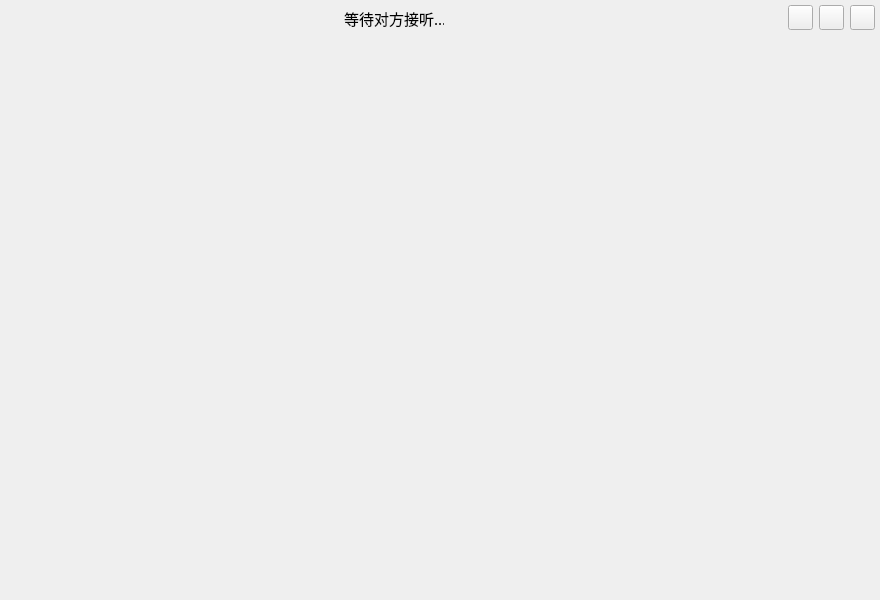
<?xml version="1.0" encoding="UTF-8"?>
<ui version="4.0">
 <class>VideoCallWindow</class>
 <widget class="QMainWindow" name="VideoCallWindow">
  <property name="geometry">
   <rect>
    <x>0</x>
    <y>0</y>
    <width>880</width>
    <height>600</height>
   </rect>
  </property>
  <property name="windowTitle">
   <string>MainWindow</string>
  </property>
  <widget class="QWidget" name="centralwidget">
   <property name="minimumSize">
    <size>
     <width>880</width>
     <height>600</height>
    </size>
   </property>
   <layout class="QVBoxLayout" name="verticalLayout">
    <property name="spacing">
     <number>0</number>
    </property>
    <property name="leftMargin">
     <number>0</number>
    </property>
    <property name="topMargin">
     <number>0</number>
    </property>
    <property name="rightMargin">
     <number>0</number>
    </property>
    <property name="bottomMargin">
     <number>0</number>
    </property>
    <item>
     <widget class="QWidget" name="title_wid" native="true">
      <property name="minimumSize">
       <size>
        <width>0</width>
        <height>36</height>
       </size>
      </property>
      <property name="maximumSize">
       <size>
        <width>16777215</width>
        <height>36</height>
       </size>
      </property>
      <layout class="QHBoxLayout" name="horizontalLayout">
       <property name="leftMargin">
        <number>5</number>
       </property>
       <property name="topMargin">
        <number>3</number>
       </property>
       <property name="rightMargin">
        <number>5</number>
       </property>
       <property name="bottomMargin">
        <number>3</number>
       </property>
       <item>
        <spacer name="horizontalSpacer">
         <property name="orientation">
          <enum>Qt::Orientation::Horizontal</enum>
         </property>
         <property name="sizeHint" stdset="0">
          <size>
           <width>40</width>
           <height>20</height>
          </size>
         </property>
        </spacer>
       </item>
       <item>
        <widget class="QLabel" name="title_label">
         <property name="minimumSize">
          <size>
           <width>100</width>
           <height>30</height>
          </size>
         </property>
         <property name="maximumSize">
          <size>
           <width>100</width>
           <height>30</height>
          </size>
         </property>
         <property name="font">
          <font>
           <family>Microsoft YaHei</family>
           <pointsize>11</pointsize>
          </font>
         </property>
         <property name="text">
          <string>等待对方接听...</string>
         </property>
        </widget>
       </item>
       <item>
        <spacer name="horizontalSpacer_2">
         <property name="orientation">
          <enum>Qt::Orientation::Horizontal</enum>
         </property>
         <property name="sizeHint" stdset="0">
          <size>
           <width>40</width>
           <height>20</height>
          </size>
         </property>
        </spacer>
       </item>
       <item>
        <widget class="QPushButton" name="minsize_btn">
         <property name="minimumSize">
          <size>
           <width>25</width>
           <height>25</height>
          </size>
         </property>
         <property name="maximumSize">
          <size>
           <width>25</width>
           <height>25</height>
          </size>
         </property>
         <property name="text">
          <string/>
         </property>
        </widget>
       </item>
       <item>
        <widget class="QPushButton" name="maxsize_btn">
         <property name="minimumSize">
          <size>
           <width>25</width>
           <height>25</height>
          </size>
         </property>
         <property name="maximumSize">
          <size>
           <width>25</width>
           <height>25</height>
          </size>
         </property>
         <property name="text">
          <string/>
         </property>
        </widget>
       </item>
       <item>
        <widget class="QPushButton" name="close_btn">
         <property name="minimumSize">
          <size>
           <width>25</width>
           <height>25</height>
          </size>
         </property>
         <property name="maximumSize">
          <size>
           <width>25</width>
           <height>25</height>
          </size>
         </property>
         <property name="text">
          <string/>
         </property>
        </widget>
       </item>
      </layout>
     </widget>
    </item>
    <item>
     <widget class="QWidget" name="video_wid" native="true">
      <layout class="QHBoxLayout" name="horizontalLayout_3">
       <item>
        <widget class="QWidget" name="video_self" native="true">
         <property name="minimumSize">
          <size>
           <width>430</width>
           <height>450</height>
          </size>
         </property>
        </widget>
       </item>
       <item>
        <widget class="QWidget" name="video_other" native="true">
         <property name="minimumSize">
          <size>
           <width>430</width>
           <height>450</height>
          </size>
         </property>
        </widget>
       </item>
      </layout>
     </widget>
    </item>
    <item>
     <widget class="QWidget" name="control_wid" native="true">
      <property name="minimumSize">
       <size>
        <width>0</width>
        <height>100</height>
       </size>
      </property>
      <property name="maximumSize">
       <size>
        <width>16777215</width>
        <height>100</height>
       </size>
      </property>
      <layout class="QHBoxLayout" name="horizontalLayout_2">
       <property name="leftMargin">
        <number>5</number>
       </property>
       <property name="topMargin">
        <number>20</number>
       </property>
       <property name="rightMargin">
        <number>5</number>
       </property>
       <property name="bottomMargin">
        <number>20</number>
       </property>
       <item>
        <spacer name="horizontalSpacer_3">
         <property name="orientation">
          <enum>Qt::Orientation::Horizontal</enum>
         </property>
         <property name="sizeHint" stdset="0">
          <size>
           <width>40</width>
           <height>20</height>
          </size>
         </property>
        </spacer>
       </item>
       <item>
        <widget class="ClickedLabel" name="voice_label">
         <property name="minimumSize">
          <size>
           <width>55</width>
           <height>55</height>
          </size>
         </property>
         <property name="maximumSize">
          <size>
           <width>55</width>
           <height>55</height>
          </size>
         </property>
         <property name="text">
          <string/>
         </property>
        </widget>
       </item>
       <item>
        <spacer name="horizontalSpacer_5">
         <property name="orientation">
          <enum>Qt::Orientation::Horizontal</enum>
         </property>
         <property name="sizeType">
          <enum>QSizePolicy::Policy::Fixed</enum>
         </property>
         <property name="sizeHint" stdset="0">
          <size>
           <width>60</width>
           <height>20</height>
          </size>
         </property>
        </spacer>
       </item>
       <item>
        <widget class="ClickedLabel" name="video_label">
         <property name="minimumSize">
          <size>
           <width>55</width>
           <height>55</height>
          </size>
         </property>
         <property name="maximumSize">
          <size>
           <width>55</width>
           <height>55</height>
          </size>
         </property>
         <property name="text">
          <string/>
         </property>
        </widget>
       </item>
       <item>
        <spacer name="horizontalSpacer_6">
         <property name="orientation">
          <enum>Qt::Orientation::Horizontal</enum>
         </property>
         <property name="sizeType">
          <enum>QSizePolicy::Policy::Fixed</enum>
         </property>
         <property name="sizeHint" stdset="0">
          <size>
           <width>60</width>
           <height>20</height>
          </size>
         </property>
        </spacer>
       </item>
       <item>
        <widget class="ClickedLabel" name="leave_label">
         <property name="minimumSize">
          <size>
           <width>55</width>
           <height>55</height>
          </size>
         </property>
         <property name="maximumSize">
          <size>
           <width>55</width>
           <height>55</height>
          </size>
         </property>
         <property name="text">
          <string/>
         </property>
        </widget>
       </item>
       <item>
        <spacer name="horizontalSpacer_4">
         <property name="orientation">
          <enum>Qt::Orientation::Horizontal</enum>
         </property>
         <property name="sizeHint" stdset="0">
          <size>
           <width>40</width>
           <height>20</height>
          </size>
         </property>
        </spacer>
       </item>
      </layout>
     </widget>
    </item>
   </layout>
  </widget>
 </widget>
 <customwidgets>
  <customwidget>
   <class>ClickedLabel</class>
   <extends>QLabel</extends>
   <header location="global">clickedlabel.h</header>
  </customwidget>
 </customwidgets>
 <resources/>
 <connections/>
</ui>
